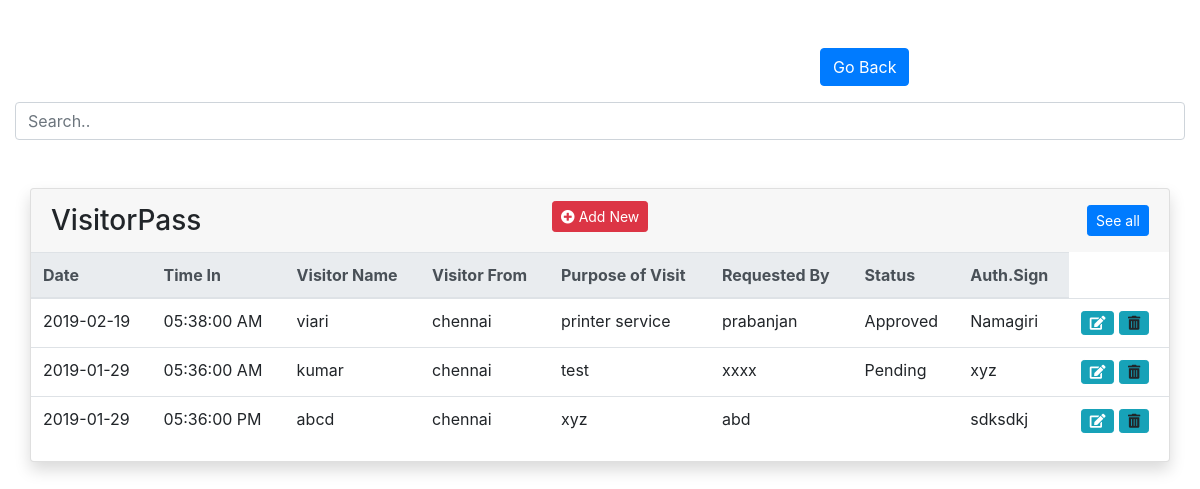
The page /visitorpass/visitorpass.php on the database its author committed.
### tables this page shows
CREATE TABLE `visitor_pass` (
  `v_id` int(100) NOT NULL,
  `date` date NOT NULL,
  `time` time NOT NULL,
  `name` varchar(200) NOT NULL,
  `visitor_from` varchar(300) NOT NULL,
  `visit` varchar(200) NOT NULL,
  `requested` varchar(200) NOT NULL,
  `status` varchar(300) NOT NULL,
  `auth_sign` varchar(300) NOT NULL
);

### visitorpass/visitorpass.php (the view, shortened to what this page needs)
<?php
    include('../config.php');
    $result = $db->query('SELECT v_id,date,TIME_FORMAT(time, "%r")time,name,visitor_from,visit,requested,status,auth_sign FROM visitor_pass ORDER BY v_id DESC');
    $data_record = $result->num_rows;
?>
<html>
<head>
   <link rel="stylesheet" href="https://maxcdn.bootstrapcdn.com/bootstrap/4.2.1/css/bootstrap.min.css">
   <link rel="stylesheet" href="https://use.fontawesome.com/releases/v5.6.3/css/all.css">
<link href="//cdnjs.cloudflare.com/ajax/libs/bootstrap-datetimepicker/4.17.37/css/bootstrap-datetimepicker.css" rel="stylesheet"/>
</head>
<body>
<br/><br/>
<div class="row">
      <div class="col-md-4"></div>
      <div class="col-md-4"> <h2> </h2></div>
      <div class="col-md-4">
		 <a href ="http://192.168.0.64/viaridash/" class="btn btn-primary back">Go Back</a>
      </div>
  </div>
 <div class="container-fluid mt--7">
  <input class="form-control" id="myInput" type="text" placeholder="Search..">
    <div class="container-fluid mt--7">
      <div class="row mt-5">
        <div class="col-xl-12 mb-5 mb-xl-0">
          <div class="card shadow">
            <div class="card-header border-0">
              <div class="row align-items-center">
                <div class="col">
                  <h3 class="mb-0">VisitorPass</h3>
                </div>
				<h3><a data="page_0" class="model_form btn btn-sm btn-danger" href="#"><i class="fas fa-plus-circle"></i> Add New</a></h3>
                <div class="col text-right">
                  <a href="#!" class="btn btn-sm btn-primary">See all</a>
                </div>
              </div>
            </div>
            <div class="table-responsive">
              <table class="table align-items-center table-flush">
                <thead class="thead-light">
                  <tr>
                    <th scope="col">Date</th>
					<th scope="col">Time In</th>
					<th scope="col">Visitor Name</th>
                    <th scope="col">Visitor From</th>
					<th scope="col">Purpose of Visit</th>
					<th scope="col">Requested By</th>
					<th scope="col">Status</th>
					<th scope="col">Auth.Sign</th>
                  </tr>
                </thead>
				<tbody id="myTable">
                <?php if(isset($result) && ($data_record) > 0)  : $i=1; ?>
                    <?php  while ($users = mysqli_fetch_object($result)) { ?>
                        <tr class="<?=$users->v_id?>_del">
                            <td><?=$users->date;?></td>
                            <td><?=$users->time;?></td>
                            <td><?=$users->name;?></td>
                            <td><?=$users->visitor_from;?></td>
                            <td><?=$users->visit;?></td>
                            <td><?=$users->requested;?></td>
							<td><?=$users->status;?></td>
							<td><?=$users->auth_sign;?></td>
                            <td><a data="<?php echo 'page_'.$users->v_id ?>" class="model_form btn btn-info btn-sm" href="#"> <span> <i class="fas fa-edit"></i></span></a>
                            <a data="<?php echo  $users->v_id ?>" title="Delete <?php echo $users->date;?>" class="tip delete_check btn btn-info btn-sm "><span> <i class="fas fa-trash-alt"></i></span> </a>
                            </td>
                        </tr>
                <?php $i++; } ?>
            <?php else : echo '<tr><td colspan="8"><div align="center">-------No record found -----</div></td></tr>'; ?>
           <?php endif; ?>
            </tbody>
              </table>
    </div>
	</div>
            </div>
          </div>
		  <br/>
        </div>
      </div>
   <link href="../assets/vendor/@fortawesome/fontawesome-free/css/all.min.css" rel="stylesheet">

### rows shown on the page
visitor_pass: date "2019-02-19", time "05:38:00 AM", name "viari", visitor_from "chennai", visit "printer service", requested "prabanjan", status "Approved", auth_sign "Namagiri"
visitor_pass: date "2019-01-29", time "05:36:00 AM", name "kumar", visitor_from "chennai", visit "test", requested "xxxx", status "Pending", auth_sign "xyz"
visitor_pass: date "2019-01-29", time "05:36:00 PM", name "abcd", visitor_from "chennai", visit "xyz", requested "abd", auth_sign "sdksdkj"
